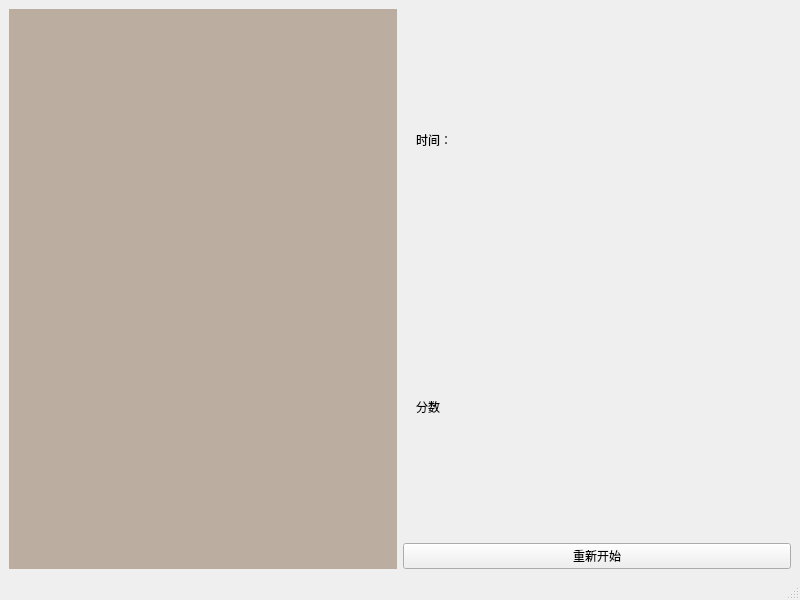
<?xml version="1.0" encoding="UTF-8"?>
<ui version="4.0">
 <class>MainWindow</class>
 <widget class="QMainWindow" name="MainWindow">
  <property name="geometry">
   <rect>
    <x>0</x>
    <y>0</y>
    <width>800</width>
    <height>600</height>
   </rect>
  </property>
  <property name="windowTitle">
   <string>MainWindow</string>
  </property>
  <property name="styleSheet">
   <string notr="true">.QLabel{
	margin:10px;
}</string>
  </property>
  <widget class="QWidget" name="centralwidget">
   <layout class="QGridLayout" name="gridLayout_3">
    <item row="0" column="1">
     <layout class="QGridLayout" name="gridLayout_2">
      <item row="0" column="0">
       <widget class="QLabel" name="label_10">
        <property name="text">
         <string>时间：</string>
        </property>
       </widget>
      </item>
      <item row="1" column="0">
       <widget class="QLabel" name="label_12">
        <property name="text">
         <string>分数</string>
        </property>
       </widget>
      </item>
      <item row="0" column="1">
       <widget class="QLabel" name="timeLabel">
        <property name="text">
         <string/>
        </property>
       </widget>
      </item>
      <item row="1" column="1">
       <widget class="QLabel" name="scoreLabel">
        <property name="text">
         <string/>
        </property>
       </widget>
      </item>
      <item row="2" column="0" colspan="2">
       <widget class="QPushButton" name="restartBtn">
        <property name="text">
         <string>重新开始</string>
        </property>
       </widget>
      </item>
     </layout>
    </item>
    <item row="0" column="0">
     <widget class="QWidget" name="" native="true">
      <property name="styleSheet">
       <string notr="true">.QWidget{
  background-color:#bbada0
}
.QLabel{
	
	border-radius: 10px;
	
}</string>
      </property>
      <layout class="QGridLayout" name="gridLayout">
       <item row="1" column="2">
        <widget class="QLabel" name="item6">
         <property name="text">
          <string/>
         </property>
        </widget>
       </item>
       <item row="1" column="1">
        <widget class="QLabel" name="item5">
         <property name="text">
          <string/>
         </property>
        </widget>
       </item>
       <item row="0" column="1">
        <widget class="QLabel" name="item2">
         <property name="text">
          <string/>
         </property>
        </widget>
       </item>
       <item row="0" column="2">
        <widget class="QLabel" name="item3">
         <property name="text">
          <string/>
         </property>
        </widget>
       </item>
       <item row="1" column="0">
        <widget class="QLabel" name="item4">
         <property name="text">
          <string/>
         </property>
        </widget>
       </item>
       <item row="0" column="0">
        <widget class="QLabel" name="item1">
         <property name="text">
          <string/>
         </property>
        </widget>
       </item>
       <item row="2" column="0">
        <widget class="QLabel" name="item7">
         <property name="text">
          <string/>
         </property>
        </widget>
       </item>
       <item row="2" column="1">
        <widget class="QLabel" name="item8">
         <property name="text">
          <string/>
         </property>
        </widget>
       </item>
       <item row="2" column="2">
        <widget class="QLabel" name="item9">
         <property name="text">
          <string/>
         </property>
        </widget>
       </item>
      </layout>
     </widget>
    </item>
   </layout>
  </widget>
  <widget class="QMenuBar" name="menubar">
   <property name="geometry">
    <rect>
     <x>0</x>
     <y>0</y>
     <width>800</width>
     <height>26</height>
    </rect>
   </property>
  </widget>
  <widget class="QStatusBar" name="statusbar"/>
 </widget>
 <resources/>
 <connections/>
</ui>
